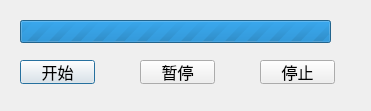
<?xml version="1.0" encoding="UTF-8"?>
<ui version="4.0">
 <class>PingcejinduDialog</class>
 <widget class="QDialog" name="PingcejinduDialog">
  <property name="geometry">
   <rect>
    <x>0</x>
    <y>0</y>
    <width>371</width>
    <height>111</height>
   </rect>
  </property>
  <property name="windowTitle">
   <string>语音评测</string>
  </property>
  <widget class="QProgressBar" name="progressBar">
   <property name="geometry">
    <rect>
     <x>20</x>
     <y>20</y>
     <width>311</width>
     <height>23</height>
    </rect>
   </property>
   <property name="font">
    <font>
     <pointsize>12</pointsize>
    </font>
   </property>
   <property name="minimum">
    <number>0</number>
   </property>
   <property name="maximum">
    <number>0</number>
   </property>
   <property name="value">
    <number>0</number>
   </property>
   <property name="textDirection">
    <enum>QProgressBar::TopToBottom</enum>
   </property>
   <property name="format">
    <string>%v/%m</string>
   </property>
  </widget>
  <widget class="QPushButton" name="pushButton_queding">
   <property name="geometry">
    <rect>
     <x>20</x>
     <y>60</y>
     <width>75</width>
     <height>24</height>
    </rect>
   </property>
   <property name="font">
    <font>
     <pointsize>12</pointsize>
    </font>
   </property>
   <property name="text">
    <string>开始</string>
   </property>
  </widget>
  <widget class="QPushButton" name="pushButton_queding_2">
   <property name="geometry">
    <rect>
     <x>140</x>
     <y>60</y>
     <width>75</width>
     <height>24</height>
    </rect>
   </property>
   <property name="font">
    <font>
     <pointsize>12</pointsize>
    </font>
   </property>
   <property name="text">
    <string>暂停</string>
   </property>
  </widget>
  <widget class="QPushButton" name="pushButton_queding_3">
   <property name="geometry">
    <rect>
     <x>260</x>
     <y>60</y>
     <width>75</width>
     <height>24</height>
    </rect>
   </property>
   <property name="font">
    <font>
     <pointsize>12</pointsize>
    </font>
   </property>
   <property name="text">
    <string>停止</string>
   </property>
  </widget>
 </widget>
 <resources/>
 <connections/>
</ui>
